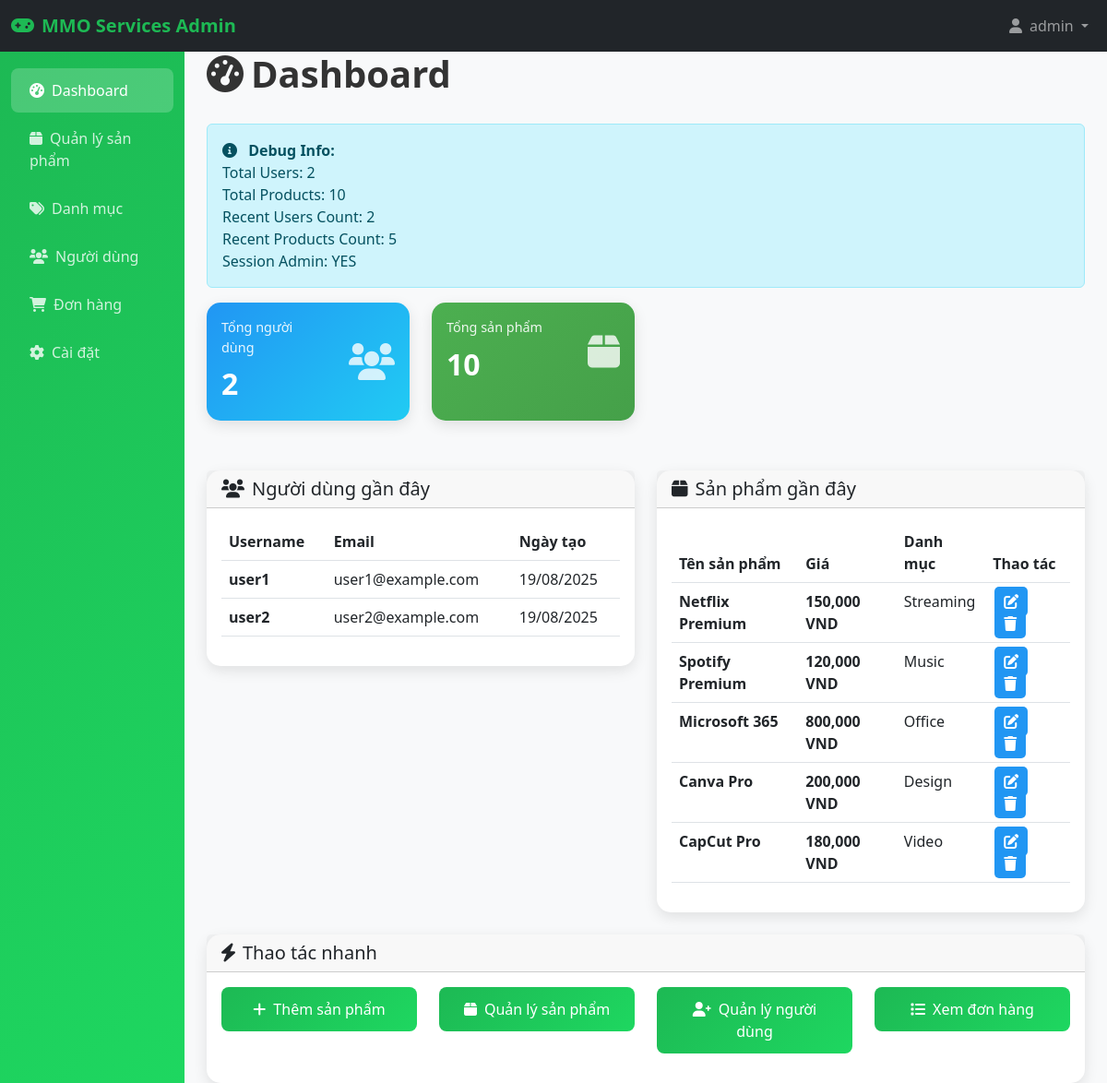
Page /admin/dashboard.php (signed in) on the committed database.
### tables this page shows
CREATE TABLE IF NOT EXISTS users (
    id INT AUTO_INCREMENT PRIMARY KEY,
    username VARCHAR(50) NOT NULL UNIQUE,
    password VARCHAR(255) NOT NULL,
    email VARCHAR(100) NOT NULL UNIQUE,
    full_name VARCHAR(100),
    phone VARCHAR(20),
    address TEXT,
    is_active TINYINT(1) DEFAULT 1,
    created_at TIMESTAMP DEFAULT CURRENT_TIMESTAMP,
    updated_at TIMESTAMP DEFAULT CURRENT_TIMESTAMP ON UPDATE CURRENT_TIMESTAMP
);

CREATE TABLE IF NOT EXISTS products (
    id INT AUTO_INCREMENT PRIMARY KEY,
    name VARCHAR(255) NOT NULL,
    description TEXT,
    price DECIMAL(10,2) NOT NULL,
    image VARCHAR(255),
    category VARCHAR(100),
    stock INT DEFAULT 0,
    created_at TIMESTAMP DEFAULT CURRENT_TIMESTAMP,
    updated_at TIMESTAMP DEFAULT CURRENT_TIMESTAMP ON UPDATE CURRENT_TIMESTAMP
);

### admin/dashboard.php (the view, shortened to what this page needs)
<?php
try {
    $pdo = new PDO("mysql:host=" . DB_HOST . ";dbname=" . DB_NAME, DB_USER, DB_PASS);
    $pdo->setAttribute(PDO::ATTR_ERRMODE, PDO::ERRMODE_EXCEPTION);
    $pdo->exec("SET NAMES utf8mb4");
    $totalUsers = 0;
    $totalProducts = 0;
    $recentUsers = [];
    $recentProducts = [];
    try {
        $stmt = $pdo->query("SELECT COUNT(*) as total FROM users");
        $totalUsers = $stmt->fetch()['total'];
        $stmt = $pdo->query("SELECT username, email, created_at FROM users ORDER BY created_at DESC LIMIT 5");
        $recentUsers = $stmt->fetchAll();
    } catch (Exception $e) {
    }
    try {
        $stmt = $pdo->query("SELECT COUNT(*) as total FROM products");
        $totalProducts = $stmt->fetch()['total'];
        $stmt = $pdo->query("SELECT id, name, price, category, stock FROM products ORDER BY created_at DESC LIMIT 5");
        $recentProducts = $stmt->fetchAll();
    } catch (Exception $e) {
    }
} catch (Exception $e) {
    $error = "Database connection error: " . $e->getMessage();
    error_log("Dashboard Error: " . $e->getMessage());
}
?>
<!DOCTYPE html>
<html lang="vi">
<head>
    <link href="https://cdn.jsdelivr.net/npm/bootstrap@5.3.0/dist/css/bootstrap.min.css" rel="stylesheet">
    <link rel="stylesheet" href="https://cdnjs.cloudflare.com/ajax/libs/font-awesome/6.0.0/css/all.min.css">
</head>
<body>
    <nav class="navbar navbar-expand-lg navbar-dark bg-dark">
        <div class="container-fluid">
            <a class="navbar-brand" href="#">
                <i class="fas fa-gamepad me-2"></i>MMO Services Admin
            </a>
            <div class="navbar-nav ms-auto">
                <div class="nav-item dropdown">
                    <a class="nav-link dropdown-toggle" href="#" id="navbarDropdown" role="button" data-bs-toggle="dropdown">
                        <i class="fas fa-user me-2"></i><?php echo htmlspecialchars($_SESSION['admin_username'] ?? 'Admin'); ?>
                    </a>
                </div>
            </div>
        </div>
    </nav>
    <div class="container-fluid">
        <div class="row">
            <nav class="col-md-3 col-lg-2 d-md-block sidebar collapse">
                <div class="position-sticky pt-3">
                    <ul class="nav flex-column">
                        <li class="nav-item">
                            <a class="nav-link active" href="dashboard.php">
                                <i class="fas fa-tachometer-alt me-2"></i>Dashboard
                            </a>
                        </li>
                        <li class="nav-item">
                            <a class="nav-link" href="products.php">
                                <i class="fas fa-box me-2"></i>Quản lý sản phẩm
                            </a>
                        </li>
                        <li class="nav-item">
                            <a class="nav-link" href="categories.php">
                                <i class="fas fa-tags me-2"></i>Danh mục
                            </a>
                        </li>
                        <li class="nav-item">
                            <a class="nav-link" href="users.php">
                                <i class="fas fa-users me-2"></i>Người dùng
                            </a>
                        </li>
                        <li class="nav-item">
                            <a class="nav-link" href="orders.php">
                                <i class="fas fa-shopping-cart me-2"></i>Đơn hàng
                            </a>
                        </li>
                        <li class="nav-item">
                            <a class="nav-link" href="settings.php">
                                <i class="fas fa-cog me-2"></i>Cài đặt
                            </a>
                        </li>
                    </ul>
                </div>
            </nav>
            <main class="col-md-9 ms-sm-auto col-lg-10 px-md-4">
                <div class="main-content">
                    <h1 class="page-title">
                        <i class="fas fa-tachometer-alt me-2"></i>Dashboard
                    </h1>
                    <div class="alert alert-info">
                        <i class="fas fa-info-circle me-2"></i>
                        <strong>Debug Info:</strong><br>
                        Total Users: <?php echo $totalUsers; ?><br>
                        Total Products: <?php echo $totalProducts; ?><br>
                        Recent Users Count: <?php echo count($recentUsers); ?><br>
                        Recent Products Count: <?php echo count($recentProducts); ?><br>
                        Session Admin: <?php echo isset($_SESSION['admin_logged_in']) ? 'YES' : 'NO'; ?>
                    </div>
                    <div class="row mb-4">
                        <div class="col-xl-3 col-md-6 mb-4">
                            <div class="card stat-card users h-100">
                                <div class="card-body">
                                    <div class="row no-gutters align-items-center">
                                        <div class="col mr-2">
                                            <div class="stat-label">Tổng người dùng</div>
                                            <div class="stat-number"><?php echo number_format($totalUsers); ?></div>
                                        </div>
                                        <div class="col-auto">
                                            <i class="fas fa-users stat-icon"></i>
                                        </div>
                                    </div>
                                </div>
                            </div>
                        </div>
                        <div class="col-xl-3 col-md-6 mb-4">
                            <div class="card stat-card products h-100">
                                <div class="card-body">
                                    <div class="row no-gutters align-items-center">
                                        <div class="col mr-2">
                                            <div class="stat-label">Tổng sản phẩm</div>
                                            <div class="stat-number"><?php echo number_format($totalProducts); ?></div>
                                        </div>
                                        <div class="col-auto">
                                            <i class="fas fa-box stat-icon"></i>
                                        </div>
                                    </div>
                                </div>
                            </div>
                        </div>
                    </div>
                    <div class="row recent-section">
                        <div class="col-lg-6">
                            <div class="card">
                                <div class="card-header">
                                    <h5 class="mb-0"><i class="fas fa-users me-2"></i>Người dùng gần đây</h5>
                                </div>
                                <div class="card-body">
                                    <?php if (!empty($recentUsers)): ?>
                                        <div class="table-responsive">
                                            <table class="table table-hover">
                                                <thead>
                                                    <tr>
                                                        <th>Username</th>
                                                        <th>Email</th>
                                                        <th>Ngày tạo</th>
                                                    </tr>
                                                </thead>
                                                <tbody>
                                                    <?php foreach ($recentUsers as $user): ?>
                                                        <tr>
                                                            <td><strong><?php echo htmlspecialchars($user['username']); ?></strong></td>
                                                            <td><?php echo htmlspecialchars($user['email']); ?></td>
                                                            <td><?php echo date('d/m/Y', strtotime($user['created_at'])); ?></td>
                                                        </tr>
                                                    <?php endforeach; ?>
                                                </tbody>
                                            </table>
                                        </div>
                                    <?php else: ?>
                                        <p class="text-muted">Chưa có người dùng nào.</p>
                                    <?php endif; ?>
                                </div>
                            </div>
                        </div>
                        <div class="col-lg-6">
                            <div class="card">
                                <div class="card-header">
                                    <h5 class="mb-0"><i class="fas fa-box me-2"></i>Sản phẩm gần đây</h5>
                                </div>
                                <div class="card-body">
                                    <?php if (!empty($recentProducts)): ?>
                                        <div class="table-responsive">
                                            <table class="table table-hover">
                                                <thead>
                                                    <tr>
                                                        <th>Tên sản phẩm</th>
                                                        <th>Giá</th>
                                                        <th>Danh mục</th>
                                                        <th>Thao tác</th>
                                                    </tr>
                                                </thead>
                                                <tbody>
                                                    <?php foreach ($recentProducts as $product): ?>
                                                        <tr>
                                                            <td><strong><?php echo htmlspecialchars($product['name']); ?></strong></td>
                                                            <td class="price-vnd"><?php echo number_format($product['price']); ?> VND</td>
                                                            <td><?php echo htmlspecialchars($product['category']); ?></td>
                                                            <td>
                                                                <a href="product-edit.php?id=<?php echo $product['id']; ?>" class="btn-edit" title="Chỉnh sửa">
                                                                    <i class="fas fa-edit"></i>
                                                                </a>
                                                                <a href="product-delete.php?id=<?php echo $product['id']; ?>" class="btn-edit" title="Xóa" onclick="return confirm('Bạn có chắc muốn xóa sản phẩm này?')">
                                                                    <i class="fas fa-trash"></i>
                                                                </a>
                                                            </td>
                                                        </tr>
                                                    <?php endforeach; ?>
                                                </tbody>
                                            </table>
                                        </div>
                                    <?php else: ?>
                                        <p class="text-muted">Chưa có sản phẩm nào.</p>
                                    <?php endif; ?>
                                </div>
                            </div>
                        </div>
                    </div>
                    <div class="row mt-4">
                        <div class="col-12">
                            <div class="card">
                                <div class="card-header">
                                    <h5 class="mb-0"><i class="fas fa-bolt me-2"></i>Thao tác nhanh</h5>
                                </div>
                                <div class="card-body">
                                    <div class="row">
                                        <div class="col-md-3 mb-3">
                                            <a href="product-add.php" class="btn btn-admin w-100">
                                                <i class="fas fa-plus me-2"></i>Thêm sản phẩm
                                            </a>
                                        </div>
                                        <div class="col-md-3 mb-3">
                                            <a href="products.php" class="btn btn-admin w-100">
                                                <i class="fas fa-box me-2"></i>Quản lý sản phẩm
                                            </a>
                                        </div>
                                        <div class="col-md-3 mb-3">
                                            <a href="users.php" class="btn btn-admin w-100">
                                                <i class="fas fa-user-plus me-2"></i>Quản lý người dùng
                                            </a>
                                        </div>
                                        <div class="col-md-3 mb-3">
                                            <a href="orders.php" class="btn btn-admin w-100">
                                                <i class="fas fa-list me-2"></i>Xem đơn hàng
                                            </a>
                                        </div>
                                    </div>
                                </div>
                            </div>
                        </div>
                    </div>
                </div>
            </main>
        </div>
    </div>
</body>
</html>

### admin/dashboard.php (style rules this page uses)
body { background-color: #f8f9fa; }
.navbar-brand { font-weight: bold; color: #1db954 !important; }
.sidebar { min-height: 100vh; background: linear-gradient(135deg, #1db954, #1ed760); color: white; }
.sidebar .nav-link { color: rgba(255,255,255,0.8); padding: 12px 20px; margin: 2px 0; border-radius: 8px; transition: all 0.3s ease; }
.sidebar .nav-link.active { background: rgba(255,255,255,0.2); color: white; }
.card { border: none; border-radius: 15px; box-shadow: 0 5px 15px rgba(0,0,0,0.1); transition: transform 0.3s ease; }
.stat-card { background: linear-gradient(135deg, #667eea 0%, #764ba2 100%); color: white; }
.stat-card.users { background: linear-gradient(135deg, #2196f3, #21cbf3); }
.stat-card.products { background: linear-gradient(135deg, #4caf50, #45a049); }
.stat-label { font-size: 0.9rem; opacity: 0.9; margin-bottom: 5px; }
.stat-number { font-size: 2rem; font-weight: bold; margin: 0; }
.stat-icon { font-size: 2.5rem; opacity: 0.8; }
.page-title { color: #333; margin-bottom: 30px; font-weight: 600; }
.recent-section { margin-top: 30px; }
.btn-admin { background: linear-gradient(135deg, #1db954, #1ed760); border: none; color: white; padding: 12px 20px; border-radius: 8px; transition: all 0.3s ease; }
.btn-edit, .btn-delete { padding: 5px 10px; border-radius: 5px; text-decoration: none; margin: 0 2px; }
.btn-edit { background: #2196f3; color: white; }
.price-vnd { font-weight: bold; color: #4caf50; }

### rows in the picture
users: username "user1", email "user1@example.com", created_at "19/08/2025"
users: username "user2", email "user2@example.com", created_at "19/08/2025"
products: name "Netflix Premium", price "150,000", category "Streaming"
products: name "Spotify Premium", price "120,000", category "Music"
products: name "Microsoft 365", price "800,000", category "Office"
products: name "Canva Pro", price "200,000", category "Design"
products: name "CapCut Pro", price "180,000", category "Video"

### other values in the picture
$_SESSION['admin_username'] "admin"
$totalUsers "2"
$totalProducts "10"
count($recentUsers) "2"
count($recentProducts) "5"
